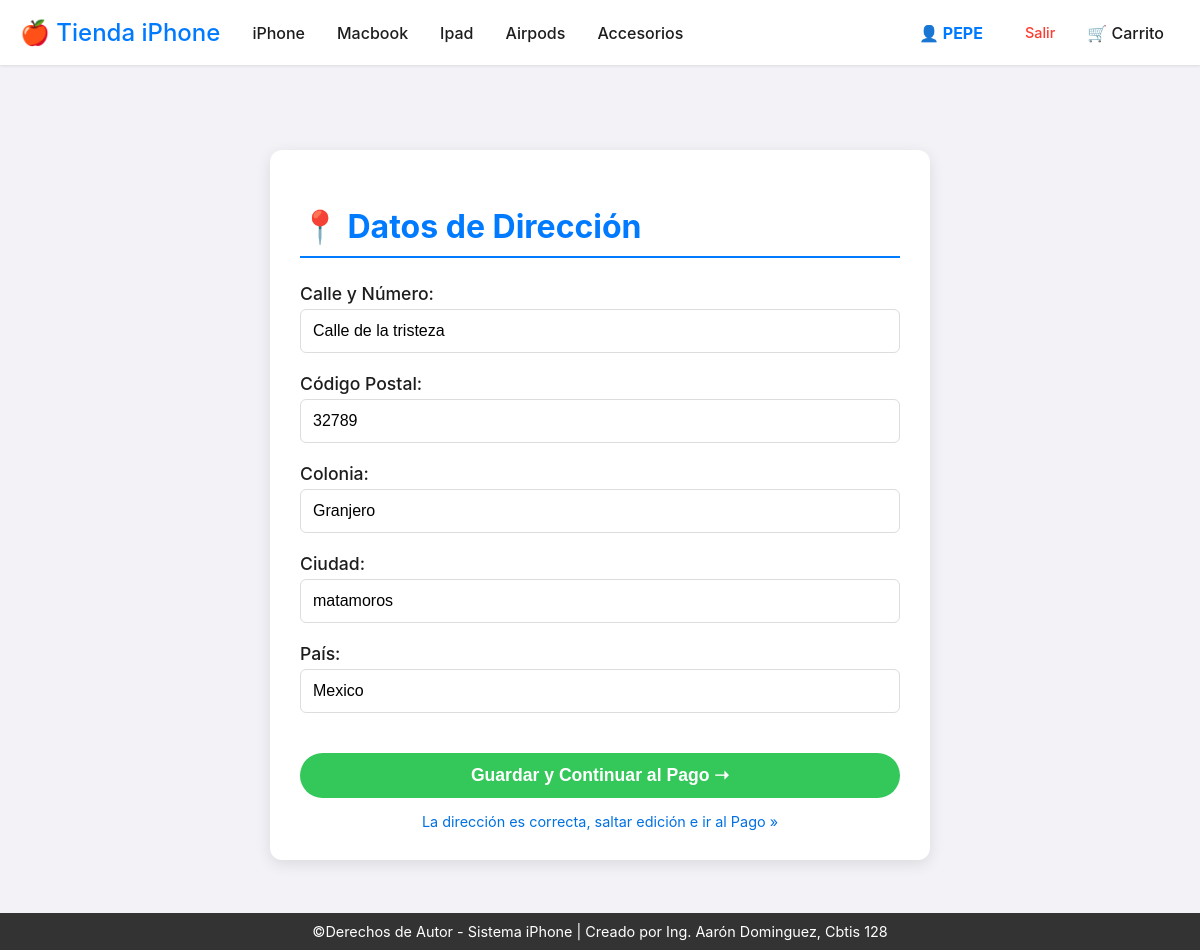
The app's page /checkout/direccion/ (signed in) with its own data.
### app_Iphone/models.py (models this page shows, shortened)
class Direccion(models.Model):
    calle = models.CharField(max_length=255)
    codigo_postal = models.CharField(max_length=10)
    colonia = models.CharField(max_length=100)
    ciudad = models.CharField(max_length=100)
    pais = models.CharField(max_length=100)

### app_Iphone/views.py (the view)
# urls.py: path('checkout/direccion/', views.tienda_mostrar_direccion, name='tienda_mostrar_direccion'),
def tienda_mostrar_direccion(request):
    if not request.session.get('usuario_id'):
        return redirect('tienda_login')
    usuario_id = request.session.get('usuario_id')
    usuario = get_object_or_404(Usuario, pk=usuario_id)
    direccion_actual = usuario.direccion
    cart_data = _get_cart_data(request)
    context = {
        'titulo': 'Dirección de Envío',
        'direccion': direccion_actual,
        'cart_item_count': cart_data['item_count'],
    }
    return render(request, 'tienda/checkout_direccion.html', context)

### app_Iphone/views.py (called while the page is built, shortened)
def _get_cart_data(request):
    cart = request.session.get('cart', {})
    cart_items = []
    total_general = Decimal('0.00')
    item_count = 0
    items_to_delete = []
    if items_to_delete:
        for key in items_to_delete:
            if key in request.session['cart']:
                del request.session['cart'][key]
        request.session.modified = True
    request.session['cart_item_count'] = item_count
    return {'cart_items': cart_items, 'total_general': total_general, 'item_count': item_count}

### app_Iphone/templates/tienda/checkout_direccion.html (shortened to what this page needs)
{% extends 'tienda/base_tienda.html' %}
{% block content %}
    <div class="address-container">
        <h2>📍 Datos de Dirección</h2>
        <form method="POST" action="{% url 'tienda_guardar_direccion' %}">
            <div class="form-group">
                <label for="calle">Calle y Número:</label>
                <input type="text" id="calle" name="calle" value="{{ direccion.calle|default:'' }}" required placeholder="Ej: Av. Reforma 123">
            </div>
            <div class="form-group">
                <label for="codigo_postal">Código Postal:</label>
                <input type="text" id="codigo_postal" name="codigo_postal" value="{{ direccion.codigo_postal|default:'' }}" required placeholder="Ej: 06500">
            </div>
            <div class="form-group">
                <label for="colonia">Colonia:</label>
                <input type="text" id="colonia" name="colonia" value="{{ direccion.colonia|default:'' }}" required>
            </div>
            <div class="form-group">
                <label for="ciudad">Ciudad:</label>
                <input type="text" id="ciudad" name="ciudad" value="{{ direccion.ciudad|default:'' }}" required>
            </div>
            <div class="form-group">
                <label for="pais">País:</label>
                <input type="text" id="pais" name="pais" value="{{ direccion.pais|default:'' }}" required>
            </div>
            <button type="submit" class="btn-continue">Guardar y Continuar al Pago ➝</button>
        </form>
        {% if direccion %}
            <a href="{% url 'tienda_pago' %}" class="skip-link">
                La dirección es correcta, saltar edición e ir al Pago &raquo;
            </a>
        {% endif %}
    </div>
{% endblock %}

### app_Iphone/templates/tienda/base_tienda.html (style rules this page uses)
:root { --apple-blue: #007aff; --apple-gray: #f2f2f7; --text-color: #1d1d1f; --color-principal: #333; }
body { font-family: -apple-system, BlinkMacSystemFont, "Segoe UI", Roboto, Helvetica, Arial, sans-serif; margin: 0; padding-top: 60px; background-color: var(--apple-gray); color: var(--text-color); }

### app_Iphone/templates/tienda/checkout_direccion.html (style rules this page uses)
.address-container { max-width: 600px; margin: 50px auto; padding: 30px; background: white; border-radius: 12px; box-shadow: 0 4px 15px rgba(0, 0, 0, 0.1); text-align: left; }
.address-container h2 { color: var(--apple-blue); font-size: 2em; margin-bottom: 25px; border-bottom: 2px solid var(--apple-blue); padding-bottom: 10px; }
.form-group { margin-bottom: 20px; }
.form-group label { display: block; margin-bottom: 5px; font-weight: 500; font-size: 1.1em; }
.form-group input { width: 100%; padding: 12px; border: 1px solid #ddd; border-radius: 6px; box-sizing: border-box; font-size: 1em; transition: border-color 0.2s; }
.btn-continue { width: 100%; padding: 12px; background-color: #34c759; color: white; border: none; border-radius: 25px; font-size: 1.1em; font-weight: 600; cursor: pointer; margin-top: 20px; transition: background 0.3s; }
.skip-link { display: block; text-align: center; margin-top: 15px; color: #0071e3; text-decoration: none; font-size: 0.9em; }

### records on screen
Direccion: calle "Calle de la tristeza", codigo_postal "32789", colonia "Granjero", ciudad "matamoros", pais "Mexico"

### other values on screen
{{ request.session.usuario_nombre|default:"Mi Cuenta" }} "PEPE"
